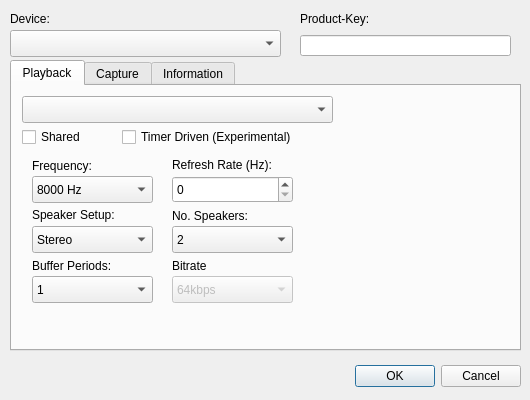
<?xml version="1.0" encoding="UTF-8"?>
<ui version="4.0">
 <class>Configuration</class>
 <widget class="QDialog" name="Configuration">
  <property name="geometry">
   <rect>
    <x>0</x>
    <y>0</y>
    <width>530</width>
    <height>400</height>
   </rect>
  </property>
  <property name="minimumSize">
   <size>
    <width>530</width>
    <height>400</height>
   </size>
  </property>
  <property name="maximumSize">
   <size>
    <width>530</width>
    <height>400</height>
   </size>
  </property>
  <property name="windowTitle">
   <string>AeonWave Configuration</string>
  </property>
  <widget class="aaxConfigLineEdit" name="ProductKey">
   <property name="geometry">
    <rect>
     <x>300</x>
     <y>35</y>
     <width>211</width>
     <height>21</height>
    </rect>
   </property>
   <property name="toolTip">
    <string>product-key</string>
   </property>
  </widget>
  <widget class="QLabel" name="label_product_key">
   <property name="geometry">
    <rect>
     <x>300</x>
     <y>10</y>
     <width>91</width>
     <height>17</height>
    </rect>
   </property>
   <property name="text">
    <string>Product-Key:</string>
   </property>
  </widget>
  <widget class="QComboBox" name="Device">
   <property name="geometry">
    <rect>
     <x>10</x>
     <y>30</y>
     <width>271</width>
     <height>27</height>
    </rect>
   </property>
  </widget>
  <widget class="QLabel" name="label_backend">
   <property name="geometry">
    <rect>
     <x>10</x>
     <y>10</y>
     <width>71</width>
     <height>17</height>
    </rect>
   </property>
   <property name="text">
    <string>Device:</string>
   </property>
  </widget>
  <widget class="QDialogButtonBox" name="OK">
   <property name="geometry">
    <rect>
     <x>300</x>
     <y>360</y>
     <width>221</width>
     <height>32</height>
    </rect>
   </property>
   <property name="orientation">
    <enum>Qt::Horizontal</enum>
   </property>
   <property name="standardButtons">
    <set>QDialogButtonBox::Cancel|QDialogButtonBox::Ok</set>
   </property>
  </widget>
  <widget class="QTabWidget" name="tabWidget">
   <property name="geometry">
    <rect>
     <x>10</x>
     <y>60</y>
     <width>511</width>
     <height>291</height>
    </rect>
   </property>
   <property name="currentIndex">
    <number>0</number>
   </property>
   <widget class="QWidget" name="tab_2">
    <attribute name="title">
     <string>Playback</string>
    </attribute>
    <widget class="QLabel" name="label_input_sample_bitrate">
     <property name="geometry">
      <rect>
       <x>160</x>
       <y>170</y>
       <width>81</width>
       <height>20</height>
      </rect>
     </property>
     <property name="text">
      <string>Bitrate</string>
     </property>
    </widget>
    <widget class="QLabel" name="label_output_sample_freq">
     <property name="geometry">
      <rect>
       <x>20</x>
       <y>70</y>
       <width>121</width>
       <height>20</height>
      </rect>
     </property>
     <property name="text">
      <string>Frequency:</string>
     </property>
    </widget>
    <widget class="QComboBox" name="OutputSampleFreq">
     <property name="geometry">
      <rect>
       <x>20</x>
       <y>90</y>
       <width>121</width>
       <height>27</height>
      </rect>
     </property>
     <item>
      <property name="text">
       <string>8000 Hz</string>
      </property>
     </item>
     <item>
      <property name="text">
       <string>11025 Hz</string>
      </property>
     </item>
     <item>
      <property name="text">
       <string>16000 Hz</string>
      </property>
     </item>
     <item>
      <property name="text">
       <string>22050 Hz</string>
      </property>
     </item>
     <item>
      <property name="text">
       <string>32000 Hz</string>
      </property>
     </item>
     <item>
      <property name="text">
       <string>44056 Hz</string>
      </property>
     </item>
     <item>
      <property name="text">
       <string>44100 Hz</string>
      </property>
     </item>
     <item>
      <property name="text">
       <string>48000 Hz</string>
      </property>
     </item>
     <item>
      <property name="text">
       <string>88200 Hz</string>
      </property>
     </item>
     <item>
      <property name="text">
       <string>96000 Hz</string>
      </property>
     </item>
     <item>
      <property name="text">
       <string>176400 Hz</string>
      </property>
     </item>
     <item>
      <property name="text">
       <string>192000 Hz</string>
      </property>
     </item>
    </widget>
    <widget class="QComboBox" name="OutputConnector">
     <property name="geometry">
      <rect>
       <x>10</x>
       <y>10</y>
       <width>311</width>
       <height>27</height>
      </rect>
     </property>
    </widget>
    <widget class="QComboBox" name="OutputSpeakers">
     <property name="geometry">
      <rect>
       <x>160</x>
       <y>140</y>
       <width>121</width>
       <height>27</height>
      </rect>
     </property>
     <item>
      <property name="text">
       <string>2</string>
      </property>
     </item>
     <item>
      <property name="text">
       <string>4</string>
      </property>
     </item>
     <item>
      <property name="text">
       <string>5.1</string>
      </property>
     </item>
     <item>
      <property name="text">
       <string>7.1</string>
      </property>
     </item>
    </widget>
    <widget class="QLabel" name="label_periods">
     <property name="geometry">
      <rect>
       <x>20</x>
       <y>170</y>
       <width>121</width>
       <height>20</height>
      </rect>
     </property>
     <property name="text">
      <string>Buffer Periods:</string>
     </property>
    </widget>
    <widget class="QComboBox" name="SpeakerSetup">
     <property name="geometry">
      <rect>
       <x>20</x>
       <y>140</y>
       <width>121</width>
       <height>27</height>
      </rect>
     </property>
     <item>
      <property name="text">
       <string>Stereo</string>
      </property>
     </item>
     <item>
      <property name="text">
       <string>Spatial</string>
      </property>
     </item>
     <item>
      <property name="text">
       <string>Surround</string>
      </property>
     </item>
     <item>
      <property name="text">
       <string>HRTF</string>
      </property>
     </item>
    </widget>
    <widget class="QCheckBox" name="Timer">
     <property name="geometry">
      <rect>
       <x>110</x>
       <y>40</y>
       <width>221</width>
       <height>22</height>
      </rect>
     </property>
     <property name="toolTip">
      <string>&lt;html&gt;&lt;head/&gt;&lt;body&gt;&lt;p&gt;Enable the system timer for pushing data to the audio device.&lt;/p&gt;&lt;p&gt;This will save power consumption but is less reliable for lower latencies. Therefore this option is only used for refresh rates below 75Hz.&lt;/p&gt;&lt;/body&gt;&lt;/html&gt;</string>
     </property>
     <property name="text">
      <string>Timer Driven (Experimental)</string>
     </property>
    </widget>
    <widget class="QComboBox" name="OutputPeriods">
     <property name="geometry">
      <rect>
       <x>20</x>
       <y>190</y>
       <width>121</width>
       <height>27</height>
      </rect>
     </property>
     <property name="toolTip">
      <string>&lt;html&gt;&lt;head/&gt;&lt;body&gt;&lt;p&gt;For lowest latencies set this option to 2 (default).&lt;/p&gt;&lt;p&gt;Some devices require a higer number of playback periods for higher refresh rates which decreases latency.&lt;/p&gt;&lt;/body&gt;&lt;/html&gt;</string>
     </property>
     <item>
      <property name="text">
       <string>1</string>
      </property>
     </item>
     <item>
      <property name="text">
       <string>2</string>
      </property>
     </item>
     <item>
      <property name="text">
       <string>3</string>
      </property>
     </item>
     <item>
      <property name="text">
       <string>4</string>
      </property>
     </item>
    </widget>
    <widget class="QLabel" name="label_speakers">
     <property name="geometry">
      <rect>
       <x>160</x>
       <y>120</y>
       <width>121</width>
       <height>20</height>
      </rect>
     </property>
     <property name="text">
      <string>No. Speakers:</string>
     </property>
    </widget>
    <widget class="QLabel" name="label_setup">
     <property name="geometry">
      <rect>
       <x>20</x>
       <y>120</y>
       <width>121</width>
       <height>17</height>
      </rect>
     </property>
     <property name="text">
      <string>Speaker Setup:</string>
     </property>
    </widget>
    <widget class="QComboBox" name="OutputBitrate">
     <property name="enabled">
      <bool>false</bool>
     </property>
     <property name="geometry">
      <rect>
       <x>160</x>
       <y>190</y>
       <width>121</width>
       <height>27</height>
      </rect>
     </property>
     <item>
      <property name="text">
       <string>64kbps</string>
      </property>
     </item>
     <item>
      <property name="text">
       <string>128kpbs</string>
      </property>
     </item>
     <item>
      <property name="text">
       <string>192kbps</string>
      </property>
     </item>
     <item>
      <property name="text">
       <string>256kbps</string>
      </property>
     </item>
     <item>
      <property name="text">
       <string>320kbps</string>
      </property>
     </item>
    </widget>
    <widget class="QCheckBox" name="Shared">
     <property name="geometry">
      <rect>
       <x>10</x>
       <y>40</y>
       <width>97</width>
       <height>22</height>
      </rect>
     </property>
     <property name="toolTip">
      <string>&lt;html&gt;&lt;head/&gt;&lt;body&gt;&lt;p&gt;Allow this device to be shared with other applications.&lt;/p&gt;&lt;p&gt;This will increase latency.&lt;/p&gt;&lt;/body&gt;&lt;/html&gt;</string>
     </property>
     <property name="text">
      <string>Shared</string>
     </property>
    </widget>
    <widget class="QLabel" name="label_refresh_rate">
     <property name="geometry">
      <rect>
       <x>160</x>
       <y>70</y>
       <width>121</width>
       <height>17</height>
      </rect>
     </property>
     <property name="text">
      <string>Refresh Rate (Hz):</string>
     </property>
    </widget>
    <widget class="QSpinBox" name="RefreshRate">
     <property name="geometry">
      <rect>
       <x>160</x>
       <y>90</y>
       <width>121</width>
       <height>27</height>
      </rect>
     </property>
     <property name="toolTip">
      <string>&lt;html&gt;&lt;head/&gt;&lt;body&gt;&lt;p&gt;The refresh rate defines how often new data is retrieved from the device.&lt;/p&gt;&lt;p&gt;Higher values result in lower latency.&lt;/p&gt;&lt;/body&gt;&lt;/html&gt;</string>
     </property>
    </widget>
    <widget class="QLabel" name="graphicsView">
     <property name="geometry">
      <rect>
       <x>310</x>
       <y>60</y>
       <width>180</width>
       <height>180</height>
      </rect>
     </property>
     <property name="frameShape">
      <enum>QFrame::NoFrame</enum>
     </property>
     <property name="frameShadow">
      <enum>QFrame::Sunken</enum>
     </property>
     <property name="lineWidth">
      <number>1</number>
     </property>
    </widget>
   </widget>
   <widget class="QWidget" name="tab_3">
    <attribute name="title">
     <string>Capture</string>
    </attribute>
    <widget class="QComboBox" name="InputConnector">
     <property name="geometry">
      <rect>
       <x>10</x>
       <y>10</y>
       <width>311</width>
       <height>27</height>
      </rect>
     </property>
    </widget>
    <widget class="QComboBox" name="InputSampleFreq">
     <property name="geometry">
      <rect>
       <x>20</x>
       <y>90</y>
       <width>121</width>
       <height>27</height>
      </rect>
     </property>
     <item>
      <property name="text">
       <string>8000 Hz</string>
      </property>
     </item>
     <item>
      <property name="text">
       <string>11025 Hz</string>
      </property>
     </item>
     <item>
      <property name="text">
       <string>16000 Hz</string>
      </property>
     </item>
     <item>
      <property name="text">
       <string>22050 Hz</string>
      </property>
     </item>
     <item>
      <property name="text">
       <string>32000 Hz</string>
      </property>
     </item>
     <item>
      <property name="text">
       <string>44056 Hz</string>
      </property>
     </item>
     <item>
      <property name="text">
       <string>44100 Hz</string>
      </property>
     </item>
     <item>
      <property name="text">
       <string>48000 Hz</string>
      </property>
     </item>
     <item>
      <property name="text">
       <string>88200 Hz</string>
      </property>
     </item>
     <item>
      <property name="text">
       <string>96000 Hz</string>
      </property>
     </item>
     <item>
      <property name="text">
       <string>176400 Hz</string>
      </property>
     </item>
     <item>
      <property name="text">
       <string>192000 Hz</string>
      </property>
     </item>
    </widget>
    <widget class="QLabel" name="label_input_sample_freq">
     <property name="geometry">
      <rect>
       <x>20</x>
       <y>70</y>
       <width>81</width>
       <height>20</height>
      </rect>
     </property>
     <property name="text">
      <string>Frequency:</string>
     </property>
    </widget>
    <widget class="QSpinBox" name="InputRefreshRate">
     <property name="geometry">
      <rect>
       <x>160</x>
       <y>90</y>
       <width>121</width>
       <height>27</height>
      </rect>
     </property>
     <property name="toolTip">
      <string>&lt;html&gt;&lt;head/&gt;&lt;body&gt;&lt;p&gt;The refresh rate defines how often new data is retrieved from the device.&lt;/p&gt;&lt;p&gt;Higher values result in lower latency.&lt;/p&gt;&lt;/body&gt;&lt;/html&gt;</string>
     </property>
    </widget>
    <widget class="QLabel" name="label_refresh_rate_2">
     <property name="geometry">
      <rect>
       <x>160</x>
       <y>70</y>
       <width>121</width>
       <height>17</height>
      </rect>
     </property>
     <property name="text">
      <string>Refresh Rate (Hz):</string>
     </property>
    </widget>
    <widget class="QLabel" name="label_setup_2">
     <property name="geometry">
      <rect>
       <x>20</x>
       <y>120</y>
       <width>121</width>
       <height>17</height>
      </rect>
     </property>
     <property name="text">
      <string>Line-in Setup</string>
     </property>
    </widget>
    <widget class="QLabel" name="label_periods_2">
     <property name="geometry">
      <rect>
       <x>20</x>
       <y>170</y>
       <width>121</width>
       <height>20</height>
      </rect>
     </property>
     <property name="text">
      <string>Buffer Periods:</string>
     </property>
    </widget>
    <widget class="QComboBox" name="LineInSetup">
     <property name="geometry">
      <rect>
       <x>20</x>
       <y>140</y>
       <width>121</width>
       <height>27</height>
      </rect>
     </property>
     <item>
      <property name="text">
       <string>Stereo</string>
      </property>
     </item>
     <item>
      <property name="text">
       <string>Mono Left</string>
      </property>
     </item>
     <item>
      <property name="text">
       <string>Mono Right</string>
      </property>
     </item>
     <item>
      <property name="text">
       <string>Mono Mix</string>
      </property>
     </item>
    </widget>
    <widget class="QComboBox" name="InputPeriods">
     <property name="geometry">
      <rect>
       <x>20</x>
       <y>190</y>
       <width>121</width>
       <height>27</height>
      </rect>
     </property>
     <property name="toolTip">
      <string>&lt;html&gt;&lt;head/&gt;&lt;body&gt;&lt;p&gt;For lowest latencies set this option to 2 (default).&lt;/p&gt;&lt;p&gt;Some devices require a higer number of playback periods for higher refresh rates which decreases latency.&lt;/p&gt;&lt;/body&gt;&lt;/html&gt;</string>
     </property>
     <item>
      <property name="text">
       <string>1</string>
      </property>
     </item>
     <item>
      <property name="text">
       <string>2</string>
      </property>
     </item>
     <item>
      <property name="text">
       <string>3</string>
      </property>
     </item>
     <item>
      <property name="text">
       <string>4</string>
      </property>
     </item>
    </widget>
    <widget class="QLabel" name="graphicsViewInput">
     <property name="geometry">
      <rect>
       <x>310</x>
       <y>60</y>
       <width>180</width>
       <height>180</height>
      </rect>
     </property>
     <property name="frameShape">
      <enum>QFrame::NoFrame</enum>
     </property>
     <property name="frameShadow">
      <enum>QFrame::Sunken</enum>
     </property>
     <property name="lineWidth">
      <number>1</number>
     </property>
    </widget>
   </widget>
   <widget class="QWidget" name="tab">
    <attribute name="title">
     <string>Information</string>
    </attribute>
    <widget class="QComboBox" name="Mixer">
     <property name="geometry">
      <rect>
       <x>10</x>
       <y>10</y>
       <width>311</width>
       <height>27</height>
      </rect>
     </property>
    </widget>
    <widget class="QLabel" name="graphicsView_logo">
     <property name="geometry">
      <rect>
       <x>360</x>
       <y>0</y>
       <width>130</width>
       <height>48</height>
      </rect>
     </property>
     <property name="frameShape">
      <enum>QFrame::NoFrame</enum>
     </property>
     <property name="frameShadow">
      <enum>QFrame::Sunken</enum>
     </property>
     <property name="lineWidth">
      <number>1</number>
     </property>
     <property name="alignment">
      <set>Qt::AlignHCenter|Qt::AlignTop</set>
     </property>
    </widget>
    <widget class="QLabel" name="MixerInfo">
     <property name="geometry">
      <rect>
       <x>10</x>
       <y>40</y>
       <width>491</width>
       <height>211</height>
      </rect>
     </property>
    </widget>
   </widget>
  </widget>
 </widget>
 <customwidgets>
  <customwidget>
   <class>aaxConfigLineEdit</class>
   <extends>QLineEdit</extends>
   <header>widgets.h</header>
  </customwidget>
 </customwidgets>
 <tabstops>
  <tabstop>Device</tabstop>
  <tabstop>ProductKey</tabstop>
  <tabstop>tabWidget</tabstop>
  <tabstop>OutputConnector</tabstop>
  <tabstop>Shared</tabstop>
  <tabstop>Timer</tabstop>
  <tabstop>OutputSampleFreq</tabstop>
  <tabstop>RefreshRate</tabstop>
  <tabstop>SpeakerSetup</tabstop>
  <tabstop>OutputSpeakers</tabstop>
  <tabstop>OutputPeriods</tabstop>
  <tabstop>OutputBitrate</tabstop>
  <tabstop>InputConnector</tabstop>
  <tabstop>InputSampleFreq</tabstop>
  <tabstop>InputRefreshRate</tabstop>
  <tabstop>LineInSetup</tabstop>
  <tabstop>InputPeriods</tabstop>
  <tabstop>Mixer</tabstop>
  <tabstop>OK</tabstop>
 </tabstops>
 <resources/>
 <connections/>
 <slots>
  <slot>changeProductKey(QString)</slot>
  <slot>changeRefreshRate(int)</slot>
  <slot>changeSpeakerSetup(int)</slot>
  <slot>changeGeneralSampleFreq(int)</slot>
  <slot>changeNoSpeakers(int)</slot>
  <slot>changeOutputSampleFreq(int)</slot>
  <slot>changeInputSampleFreq(int)</slot>
  <slot>changeInputConnector(int)</slot>
  <slot>changeOutputConnector(int)</slot>
  <slot>changeDevice(int)</slot>
  <slot>writeConfig()</slot>
 </slots>
</ui>
